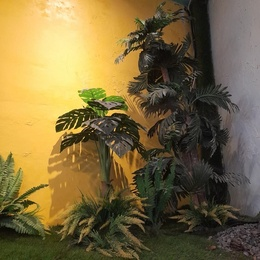
%> input picture Tugas5_Steganografi_2110131320006_MaisyaPuspitaSari/Citra (1).jpeg, 260 x 260 px, shrunk from 512 x 512 before the run
$ octave citraBit.m   (GNU Octave 9; MATLAB toolbox functions it lacks are replaced by stand-ins)
%> lines starting %> are read from the running program, lines starting %| are printed output that depends on the picture
gambar = imread("Citra (1).jpeg");
%> gambar is the input picture: size 260x260x3 uint8; mean R, G, B 123.4, 105.8, 63.8
kelabu = rgb2gray(gambar);
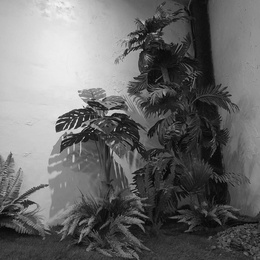
%> kelabu: size 260x260 uint8; min 3, max 244, mean 106.3
subplot(2,2,2);imshow(kelabu);title("Citra GrayScale");

[rows,col] = size(kelabu);
%> rows = 260; col = 260
ImgNew = zeros(rows,col);
for b = 1:8
%> this loop made 8 passes; what is shown inside it comes from the first
  for i = 1:1:rows
    for j = 1:1:col
      ImgNew(i,j) = bitget(kelabu(i,j),b)
    end
  end
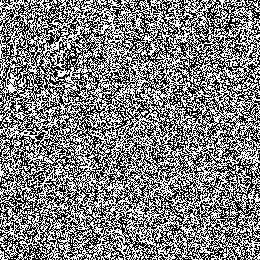
%> ImgNew: size 260x260 double; values 0 (black) and 1 (white), 50% white; black in thin lines or dots
  subplot(6,6,b+1);, imshow(ImgNew);
  title(strcat("Citra Bit Plane Slicing", num2str(b)));
end
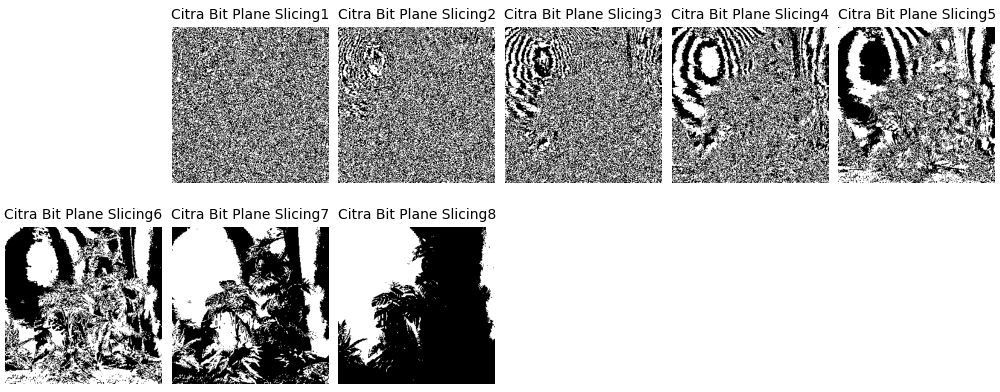
%> figure redrawn from the program's plot data, 8 panels
